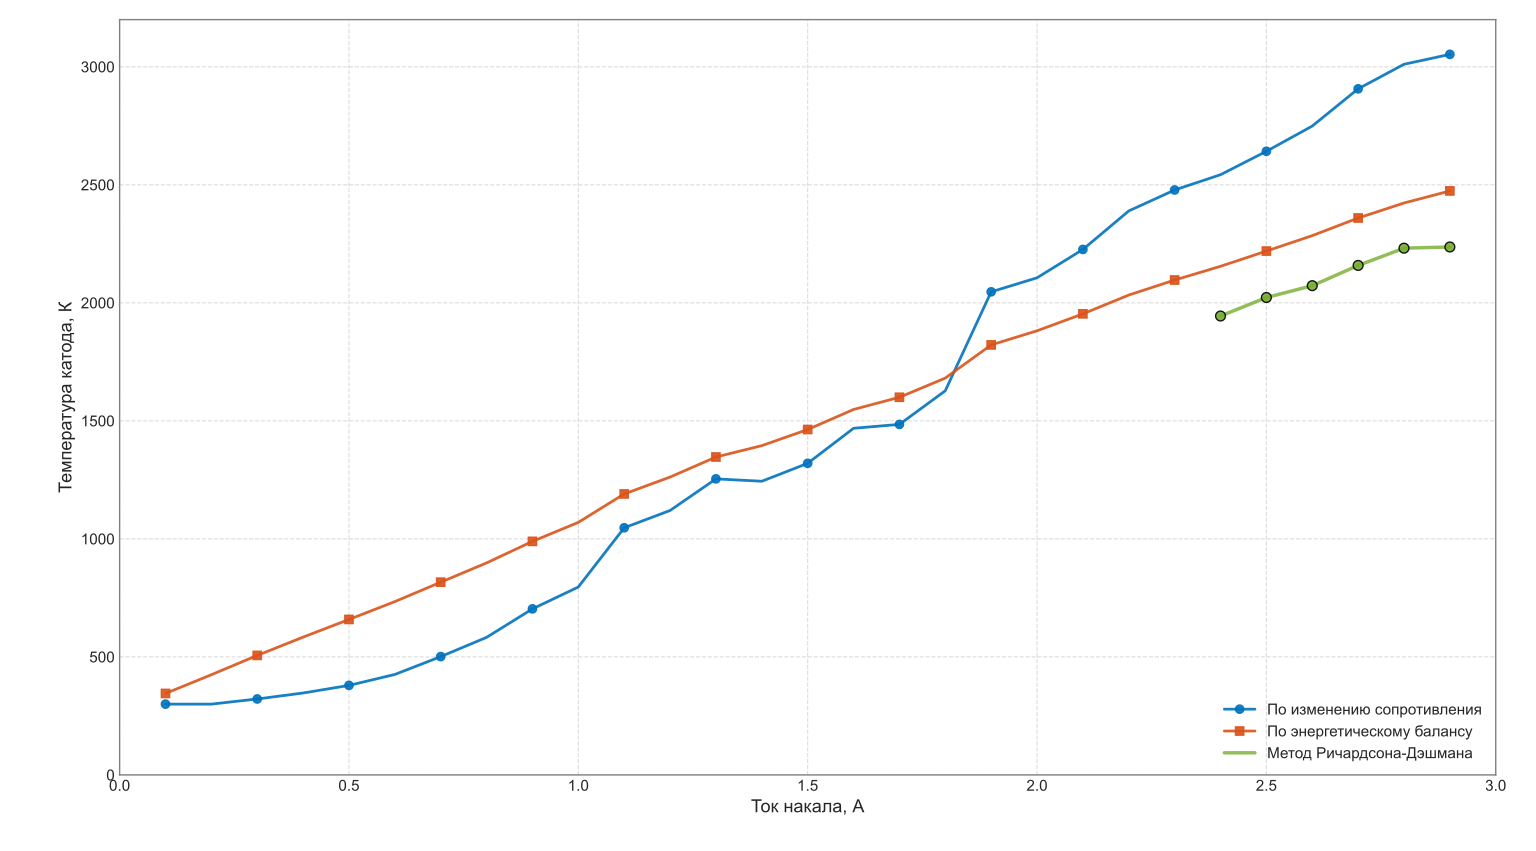

This figure's Python source:
import numpy as np
import matplotlib.pyplot as plt
from scipy.optimize import fsolve

# Исходные данные
I_h = np.array([0.1, 0.2, 0.3, 0.4, 0.5, 0.6, 0.7, 0.8, 0.9, 1.0, 1.1, 1.2, 1.3, 1.4, 1.5, 1.6, 1.7, 1.8, 1.9, 2.0, 2.1, 2.2, 2.3, 2.4, 2.5, 2.6, 2.7, 2.8, 2.9])
U_h = np.array([0.022, 0.044, 0.0693, 0.0975, 0.13, 0.17, 0.225, 0.29, 0.381, 0.47, 0.656, 0.76, 0.911, 0.974, 1.101, 1.294, 1.389, 1.6, 2.09, 2.26, 2.5, 2.8, 3.03, 3.24, 3.5, 3.78, 4.14, 4.44, 4.66])

# Геометрические параметры
d_wire = 0.15e-3  # диаметр катода в метрах
l_wire = 45e-3    # длина катода в метрах

# Физические параметры
T0 = 300          # комнатная температура в К
alpha = 2.29e-3   # температурный коэффициент сопротивления вольфрама

# Физические константы
sigma = 5.67e-8   # постоянная Стефана-Больцмана Вт/(м²·К⁴)
epsilon = 0.3     # коэффициент излучения вольфрама

# 1. Расчет температуры по изменению сопротивления
# Сопротивление при комнатной температуре (первое измерение)
R0 = U_h[0] / I_h[0]

# Расчет сопротивления для всех точек
R = U_h / I_h

# Расчет температуры по формуле R = R0(1 + alpha*(T - T0))
T_resistance = T0 + (R/R0 - 1) / alpha

# 2. Расчет температуры по уравнению энергетического баланса
# Площадь поверхности катода (цилиндр)
S_cathode = np.pi * d_wire * l_wire

# Мощность нагрева
P = I_h * U_h

# Решение уравнения P = sigma*epsilon*S*(T^4 - T0^4)
T_energy = np.zeros(len(P))
for i in range(len(P)):
    if P[i] > 0:
        T_energy[i] = (P[i] / (sigma * epsilon * S_cathode) + T0**4)**0.25
    else:
        T_energy[i] = T0

# 3. Данные для метода Ричардсона-Дэшмана (экспериментальные точки)
I_h_richardson = np.array([2.4, 2.5, 2.6, 2.7, 2.8, 2.9])  # токи накала в А
I_a_saturation = np.array([0.192e-3, 0.589e-3, 1.155e-3, 3.41e-3, 8.05e-3, 8.53e-3])  # максимальные анодные токи в А

# Площадь эмитирующей поверхности катода
S_emit = np.pi * d_wire * l_wire

# Функция для решения уравнения Ричардсона-Дэшмана
def richardson_temp(T, I_a, S_emit, phi):
    return 120.14e4 * (1 - 0.07) * S_emit * T**2 * np.exp(-phi * 1.602e-19 / (1.38e-23 * T)) - I_a

# Решение для каждой точки
T_richardson = np.zeros(len(I_h_richardson))
phi = 4.5  # работа выхода вольфрама в эВ

for i in range(len(I_h_richardson)):
    # Начальное приближение из расчета по энергетическому балансу для соответствующего тока
    idx = np.argmin(np.abs(I_h - I_h_richardson[i]))
    T_initial = T_energy[idx]
    
    # Решение уравнения
    solution = fsolve(richardson_temp, T_initial, args=(I_a_saturation[i], S_emit, phi))
    T_richardson[i] = solution[0]

# Построение графика с улучшениями
plt.figure(figsize=(10, 6.5))
plt.style.use('seaborn-v0_8-whitegrid')

# Более яркие и насыщенные цвета
colors = ['#0072BD', '#D95319']  # Яркий синий и оранжевый

# График 1: По сопротивлению - яркий синий
plt.plot(I_h, T_resistance, color=colors[0], linewidth=2, 
         marker='o', markersize=6, markevery=2, 
         label='По изменению сопротивления', alpha=0.9)

# График 2: По энергетическому балансу - яркий оранжевый/красный
plt.plot(I_h, T_energy, color=colors[1], linewidth=2, 
         marker='s', markersize=6, markevery=2, 
         label='По энергетическому балансу', alpha=0.9)

# Соединяем точки Ричардсона линией
plt.plot(I_h_richardson, T_richardson, color='#77AC30', 
         linewidth=2.5, linestyle='-', alpha=0.8,
         label='Метод Ричардсона-Дэшмана')

# Экспериментальные точки Ричардсона (6 точек) - ярко-зеленые
plt.scatter(I_h_richardson, T_richardson, color='#77AC30', 
           s=50, zorder=5, edgecolors='black', linewidth=1.0,
           alpha=0.9)

# Настройка сетки
plt.grid(True, linestyle='--', alpha=0.7, linewidth=0.8)

# Настройка осей
plt.xlabel('Ток накала, А', fontsize=13, fontweight='medium')
plt.ylabel('Температура катода, К', fontsize=13, fontweight='medium')

# Устанавливаем красивые пределы осей
plt.xlim(0, 3.0)
plt.ylim(0, 3200)

# Настройка делений на осях
plt.xticks(np.arange(0, 3.1, 0.5), fontsize=11)
plt.yticks(np.arange(0, 3201, 500), fontsize=11)

# Легенда - компактная и информативная
plt.legend(loc='lower right', fontsize=11, framealpha=0.95, 
           edgecolor='gray', fancybox=True, shadow=True)

# Минималистичный заголовок
# plt.title('Температура катода vs ток накала', fontsize=15, 
#           fontweight='bold', pad=15)

# Тонкая рамка вокруг графика
for spine in plt.gca().spines.values():
    spine.set_linewidth(1.0)
    spine.set_color('gray')

# Добавляем легкую тень под графиком для объема
# plt.gca().patch.set_facecolor('#f8f9fa')

plt.tight_layout()

# Сохранение графика в высоком качестве
# plt.savefig('cathode_temperature_plot_v2.png', dpi=300, bbox_inches='tight')
plt.show()

# Вывод значений точек Ричардсона для проверки
# print("\nТочки Ричардсона-Дэшмана:")
# print(f"{'Ток, А':<10} {'Температура, К':<15}")
# print("-" * 25)
# for i in range(len(I_h_richardson)):
#     print(f"{I_h_richardson[i]:<10.1f} {T_richardson[i]:<15.1f}")
